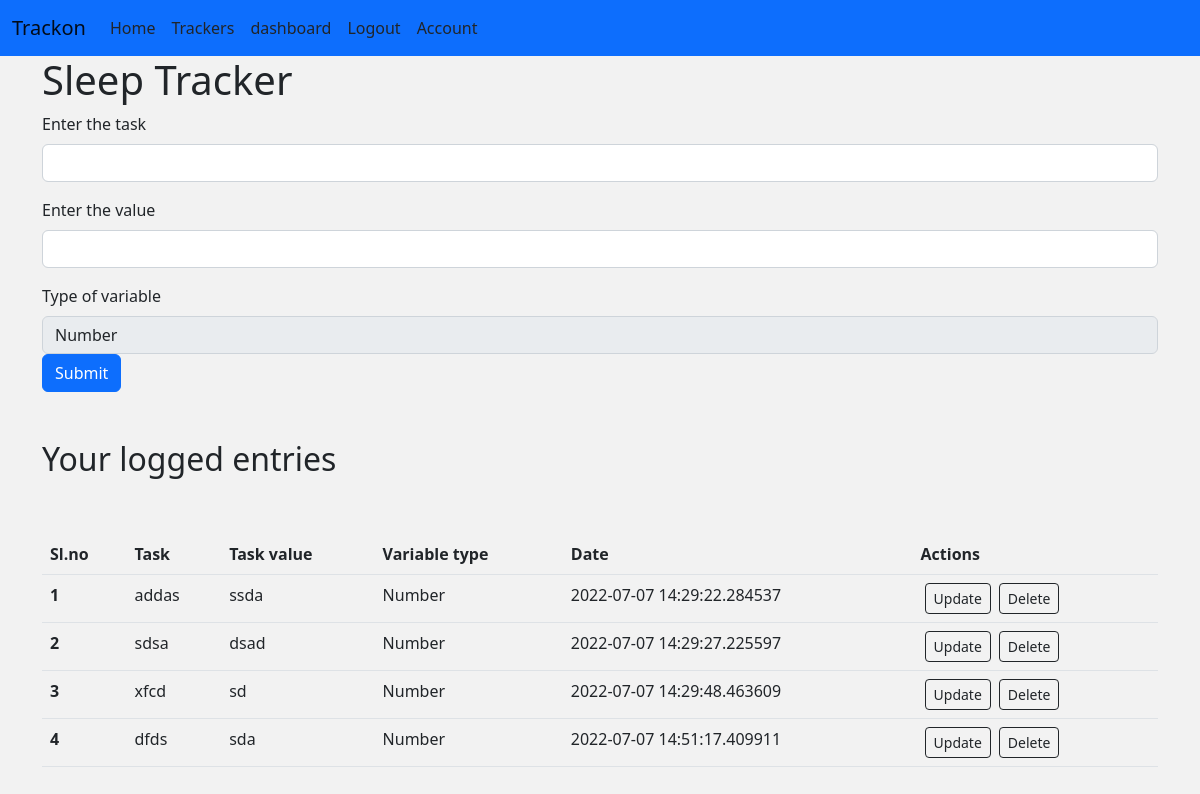
The page /log/1 (signed in) on the database its author committed.
### main/models.py (models this page shows, shortened)
class Tracker(db.Model):
    sno = db.Column(db.Integer, primary_key=True)
    tracker_name = db.Column(db.String(300), nullable=False, unique=True)
    task_value_type = db.Column(db.String(20), nullable=False)
    user_id = db.Column(db.Integer, db.ForeignKey('user.id'))
    logs = db.relationship('Inputaken', backref='tracker', lazy=True)

class Inputaken(db.Model):
    sno = db.Column(db.Integer, primary_key=True)
    task_title = db.Column(db.String(300), nullable=False)
    task_value = db.Column(db.Integer, nullable=False)
    task_date = db.Column(db.DateTime, default=datetime.utcnow)
    task_variable = db.Column(db.String(20), nullable=False)
    user_id = db.Column(db.Integer, db.ForeignKey('user.id'), nullable=False)
    tracker_id = db.Column(db.Integer, db.ForeignKey('tracker.sno'), nullable=False)

### main/routes.py (the view, shortened to what this page needs)
@app.route("/log/<int:sno>", methods=['GET', 'POST'])
@login_required
def log(sno):
    task_table = Tracker.query.filter_by(sno=sno).first()
    outputpage = Inputaken.query.filter_by(
        tracker_id=sno, user_id=current_user.id).all()
    return render_template('log.html', task=task_table, outputpage=outputpage)

### main/models.py (called while the page is built)
@login_manager.user_loader
def load_user(user_id):
    return User.query.get(int(user_id))

### main/templates/log.html
{% extends 'base.html' %}
{% block content %}
<div class="container">
    <div class="track_type">
        <h1>{{task.tracker_name}}</h1>
    </div>
    <form action="/log/{{task.sno}}" method="POST">
        <div class="mb-3">
            <label for="exampleInputEmail1" class="form-label">Enter the task <title></title></label>
            <input type="text" class="form-control" name="title" id="text-title">
        </div>
        <div class="mb-3">
            <label for="exampleInputPassword1" class="form-label">Enter the value</label>
            <input type="text" class="form-control" name="value" id="exampleInputPassword1">
        </div>
        <label for="inputState" class="form-label">Type of variable</label>
        <input type="text" disabled=true class="form-control" value={{task.task_value_type}}>
        <button type="submit" class="btn btn-primary">Submit</button>
    </form>
    <br><br>
    <h2>Your logged entries</h2><br><br>
    {% if outputpage|length == 0 %}
    <div class="alert alert-dark" role="alert">
        No Task details found. Add your first task now!
    </div>
    {% else %}
    <table class="table">
        <thead>
            <tr>
                <th scope="col">Sl.no</th>
                <th scope="col">Task</th>
                <th scope="col">Task value</th>
                <th scope="col">Variable type</th>
                <th scope="col">Date</th>
                <th scope="col">Actions</th>
            </tr>
        </thead>
        <tbody>
            {% for inpt in outputpage %}
            <tr>
                <th scope="row">{{loop.index}}</th>
                <td>{{inpt.task_title}}</td>
                <td>{{inpt.task_value}}</td>
                <td>{{inpt.task_variable}}</td>
                <td>{{inpt.task_date}}</td>
                <td><a href="/log/update/{{inpt.sno}}" type="button"
                        class="btn btn-outline-dark btn-sm mx-1">Update</button>
                        <a href="/log/delete/{{inpt.sno}}" type="button"
                            class="btn btn-outline-dark btn-sm mx-1">Delete</button></td>
            </tr>
            {% endfor %}
        </tbody>
    </table>
    {% endif %}
</div>
{% endblock content %}

### main/static/main.css (style rules this page uses)
body { background-color: #f2f2f2; }

### rows shown on the page
Tracker: tracker_name "Sleep Tracker", task_value_type "Number"
Inputaken: task_title "addas", task_value "ssda", task_variable "Number", task_date "2022-07-07 14:29:22.284537"
Inputaken: task_title "sdsa", task_value "dsad", task_variable "Number", task_date "2022-07-07 14:29:27.225597"
Inputaken: task_title "xfcd", task_value "sd", task_variable "Number", task_date "2022-07-07 14:29:48.463609"
Inputaken: task_title "dfds", task_value "sda", task_variable "Number", task_date "2022-07-07 14:51:17.409911"
